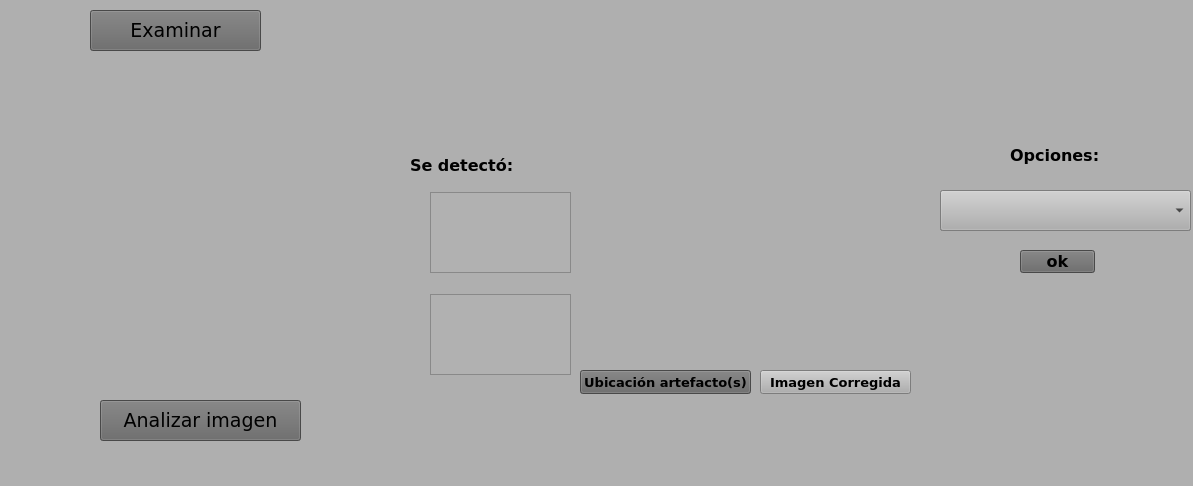
<?xml version="1.0" encoding="UTF-8"?>
<ui version="4.0">
 <class>Artefactos_Endoscopia</class>
 <widget class="QMainWindow" name="Artefactos_Endoscopia">
  <property name="geometry">
   <rect>
    <x>0</x>
    <y>0</y>
    <width>1193</width>
    <height>486</height>
   </rect>
  </property>
  <property name="windowTitle">
   <string>MainWindow</string>
  </property>
  <property name="styleSheet">
   <string notr="true">background-color: rgb(231, 236, 255);
background-color: rgb(175, 175, 175);</string>
  </property>
  <widget class="QWidget" name="centralwidget">
   <widget class="QPushButton" name="Examinar">
    <property name="geometry">
     <rect>
      <x>90</x>
      <y>10</y>
      <width>171</width>
      <height>41</height>
     </rect>
    </property>
    <property name="font">
     <font>
      <family>Verdana</family>
      <pointsize>14</pointsize>
     </font>
    </property>
    <property name="styleSheet">
     <string notr="true">background-color: rgb(102, 102, 102);</string>
    </property>
    <property name="text">
     <string>Examinar</string>
    </property>
   </widget>
   <widget class="QPushButton" name="Analizar">
    <property name="geometry">
     <rect>
      <x>100</x>
      <y>400</y>
      <width>201</width>
      <height>41</height>
     </rect>
    </property>
    <property name="font">
     <font>
      <family>Verdana</family>
      <pointsize>14</pointsize>
     </font>
    </property>
    <property name="styleSheet">
     <string notr="true">background-color: rgb(102, 102, 102);</string>
    </property>
    <property name="text">
     <string>Analizar imagen</string>
    </property>
   </widget>
   <widget class="QTextEdit" name="RE">
    <property name="geometry">
     <rect>
      <x>430</x>
      <y>192</y>
      <width>141</width>
      <height>81</height>
     </rect>
    </property>
    <property name="font">
     <font>
      <family>Verdana</family>
      <pointsize>12</pointsize>
      <weight>75</weight>
      <bold>true</bold>
     </font>
    </property>
    <property name="styleSheet">
     <string notr="true">background-color: rgb(177, 177, 177);</string>
    </property>
    <property name="html">
     <string>&lt;!DOCTYPE HTML PUBLIC &quot;-//W3C//DTD HTML 4.0//EN&quot; &quot;http://www.w3.org/TR/REC-html40/strict.dtd&quot;&gt;
&lt;html&gt;&lt;head&gt;&lt;meta name=&quot;qrichtext&quot; content=&quot;1&quot; /&gt;&lt;style type=&quot;text/css&quot;&gt;
p, li { white-space: pre-wrap; }
&lt;/style&gt;&lt;/head&gt;&lt;body style=&quot; font-family:'Verdana'; font-size:12pt; font-weight:600; font-style:normal;&quot;&gt;
&lt;p align=&quot;center&quot; style=&quot;-qt-paragraph-type:empty; margin-top:0px; margin-bottom:0px; margin-left:0px; margin-right:0px; -qt-block-indent:0; text-indent:0px;&quot;&gt;&lt;br /&gt;&lt;/p&gt;&lt;/body&gt;&lt;/html&gt;</string>
    </property>
   </widget>
   <widget class="QLabel" name="label_2">
    <property name="geometry">
     <rect>
      <x>30</x>
      <y>80</y>
      <width>351</width>
      <height>291</height>
     </rect>
    </property>
    <property name="styleSheet">
     <string notr="true">background-color: rgb(175, 175, 175);</string>
    </property>
    <property name="text">
     <string/>
    </property>
   </widget>
   <widget class="QLabel" name="label_3">
    <property name="geometry">
     <rect>
      <x>580</x>
      <y>80</y>
      <width>351</width>
      <height>291</height>
     </rect>
    </property>
    <property name="styleSheet">
     <string notr="true">background-color: rgb(175, 175, 175);</string>
    </property>
    <property name="text">
     <string/>
    </property>
   </widget>
   <widget class="QLabel" name="label_4">
    <property name="geometry">
     <rect>
      <x>410</x>
      <y>150</y>
      <width>131</width>
      <height>31</height>
     </rect>
    </property>
    <property name="font">
     <font>
      <family>Verdana</family>
      <pointsize>12</pointsize>
      <weight>75</weight>
      <bold>true</bold>
     </font>
    </property>
    <property name="text">
     <string>Se detectó:</string>
    </property>
   </widget>
   <widget class="QComboBox" name="popup">
    <property name="geometry">
     <rect>
      <x>940</x>
      <y>190</y>
      <width>251</width>
      <height>41</height>
     </rect>
    </property>
    <property name="font">
     <font>
      <family>Verdana</family>
      <pointsize>10</pointsize>
      <weight>75</weight>
      <bold>true</bold>
     </font>
    </property>
    <item>
     <property name="text">
      <string/>
     </property>
    </item>
    <item>
     <property name="text">
      <string>Guardar imagen original</string>
     </property>
    </item>
    <item>
     <property name="text">
      <string>Guardar imagen original corregida</string>
     </property>
    </item>
    <item>
     <property name="text">
      <string>Guardar imagen sin etiquetas corregida</string>
     </property>
    </item>
    <item>
     <property name="text">
      <string>Guardar imagen sin etiquetas</string>
     </property>
    </item>
    <item>
     <property name="text">
      <string>Guardar mascara binaria de RE</string>
     </property>
    </item>
   </widget>
   <widget class="QPushButton" name="pushButton">
    <property name="geometry">
     <rect>
      <x>1020</x>
      <y>250</y>
      <width>75</width>
      <height>23</height>
     </rect>
    </property>
    <property name="font">
     <font>
      <family>Verdana</family>
      <pointsize>12</pointsize>
      <weight>75</weight>
      <bold>true</bold>
     </font>
    </property>
    <property name="styleSheet">
     <string notr="true">background-color: rgb(102, 102, 102);</string>
    </property>
    <property name="text">
     <string>ok</string>
    </property>
   </widget>
   <widget class="QComboBox" name="popup_DM">
    <property name="geometry">
     <rect>
      <x>940</x>
      <y>200</y>
      <width>251</width>
      <height>31</height>
     </rect>
    </property>
    <property name="font">
     <font>
      <family>Verdana</family>
      <pointsize>10</pointsize>
      <weight>75</weight>
      <bold>true</bold>
     </font>
    </property>
    <item>
     <property name="text">
      <string/>
     </property>
    </item>
    <item>
     <property name="text">
      <string>Guardar imagen original</string>
     </property>
    </item>
    <item>
     <property name="text">
      <string>Guardar imagen sin etiquetas</string>
     </property>
    </item>
    <item>
     <property name="text">
      <string>Eliminar imagen</string>
     </property>
    </item>
   </widget>
   <widget class="QComboBox" name="popup_NO">
    <property name="geometry">
     <rect>
      <x>940</x>
      <y>200</y>
      <width>251</width>
      <height>31</height>
     </rect>
    </property>
    <property name="font">
     <font>
      <family>Verdana</family>
      <pointsize>10</pointsize>
      <weight>75</weight>
      <bold>true</bold>
     </font>
    </property>
    <item>
     <property name="text">
      <string/>
     </property>
    </item>
    <item>
     <property name="text">
      <string>Guardar imagen original</string>
     </property>
    </item>
    <item>
     <property name="text">
      <string>Guardar imagen sin etiquetas</string>
     </property>
    </item>
    <item>
     <property name="text">
      <string/>
     </property>
    </item>
   </widget>
   <widget class="QComboBox" name="popup_DOS">
    <property name="geometry">
     <rect>
      <x>940</x>
      <y>190</y>
      <width>251</width>
      <height>41</height>
     </rect>
    </property>
    <property name="font">
     <font>
      <family>Verdana</family>
      <pointsize>10</pointsize>
      <weight>75</weight>
      <bold>true</bold>
     </font>
    </property>
    <item>
     <property name="text">
      <string/>
     </property>
    </item>
    <item>
     <property name="text">
      <string>Guardar imagen original</string>
     </property>
    </item>
    <item>
     <property name="text">
      <string>Guardar imagen original corregida</string>
     </property>
    </item>
    <item>
     <property name="text">
      <string>Guardar imagen sin etiquetas corregida</string>
     </property>
    </item>
    <item>
     <property name="text">
      <string>Guardar imagen sin etiquetas</string>
     </property>
    </item>
    <item>
     <property name="text">
      <string>Guardar mascara binaria de RE</string>
     </property>
    </item>
    <item>
     <property name="text">
      <string>Eliminar imagen</string>
     </property>
    </item>
   </widget>
   <widget class="QTextEdit" name="DM">
    <property name="geometry">
     <rect>
      <x>430</x>
      <y>294</y>
      <width>141</width>
      <height>81</height>
     </rect>
    </property>
    <property name="font">
     <font>
      <family>Verdana</family>
      <pointsize>12</pointsize>
      <weight>75</weight>
      <bold>true</bold>
     </font>
    </property>
    <property name="styleSheet">
     <string notr="true">background-color: rgb(177, 177, 177);</string>
    </property>
    <property name="html">
     <string>&lt;!DOCTYPE HTML PUBLIC &quot;-//W3C//DTD HTML 4.0//EN&quot; &quot;http://www.w3.org/TR/REC-html40/strict.dtd&quot;&gt;
&lt;html&gt;&lt;head&gt;&lt;meta name=&quot;qrichtext&quot; content=&quot;1&quot; /&gt;&lt;style type=&quot;text/css&quot;&gt;
p, li { white-space: pre-wrap; }
&lt;/style&gt;&lt;/head&gt;&lt;body style=&quot; font-family:'Verdana'; font-size:12pt; font-weight:600; font-style:normal;&quot;&gt;
&lt;p align=&quot;center&quot; style=&quot;-qt-paragraph-type:empty; margin-top:0px; margin-bottom:0px; margin-left:0px; margin-right:0px; -qt-block-indent:0; text-indent:0px;&quot;&gt;&lt;br /&gt;&lt;/p&gt;&lt;/body&gt;&lt;/html&gt;</string>
    </property>
   </widget>
   <widget class="QLabel" name="bDM">
    <property name="geometry">
     <rect>
      <x>390</x>
      <y>320</y>
      <width>31</width>
      <height>31</height>
     </rect>
    </property>
    <property name="text">
     <string/>
    </property>
   </widget>
   <widget class="QLabel" name="bRE">
    <property name="geometry">
     <rect>
      <x>390</x>
      <y>210</y>
      <width>31</width>
      <height>31</height>
     </rect>
    </property>
    <property name="text">
     <string/>
    </property>
   </widget>
   <widget class="QLabel" name="opciones">
    <property name="geometry">
     <rect>
      <x>1010</x>
      <y>140</y>
      <width>131</width>
      <height>31</height>
     </rect>
    </property>
    <property name="font">
     <font>
      <family>Verdana</family>
      <pointsize>12</pointsize>
      <weight>75</weight>
      <bold>true</bold>
     </font>
    </property>
    <property name="text">
     <string>Opciones:</string>
    </property>
   </widget>
   <widget class="QPushButton" name="ubicacion">
    <property name="geometry">
     <rect>
      <x>580</x>
      <y>370</y>
      <width>171</width>
      <height>24</height>
     </rect>
    </property>
    <property name="font">
     <font>
      <family>Verdana</family>
      <pointsize>10</pointsize>
      <weight>75</weight>
      <bold>true</bold>
     </font>
    </property>
    <property name="styleSheet">
     <string notr="true">background-color: rgb(102, 102, 102);</string>
    </property>
    <property name="text">
     <string>Ubicación artefacto(s)</string>
    </property>
   </widget>
   <widget class="QPushButton" name="corre">
    <property name="geometry">
     <rect>
      <x>760</x>
      <y>370</y>
      <width>151</width>
      <height>24</height>
     </rect>
    </property>
    <property name="font">
     <font>
      <family>Verdana</family>
      <pointsize>10</pointsize>
      <weight>75</weight>
      <bold>true</bold>
     </font>
    </property>
    <property name="styleSheet">
     <string notr="true">background-color: rgb(102, 102, 102);
background-color: rgb(175, 175, 175);</string>
    </property>
    <property name="text">
     <string>Imagen Corregida</string>
    </property>
   </widget>
  </widget>
  <widget class="QMenuBar" name="menubar">
   <property name="geometry">
    <rect>
     <x>0</x>
     <y>0</y>
     <width>1193</width>
     <height>21</height>
    </rect>
   </property>
  </widget>
  <widget class="QStatusBar" name="statusbar"/>
 </widget>
 <resources/>
 <connections/>
</ui>
